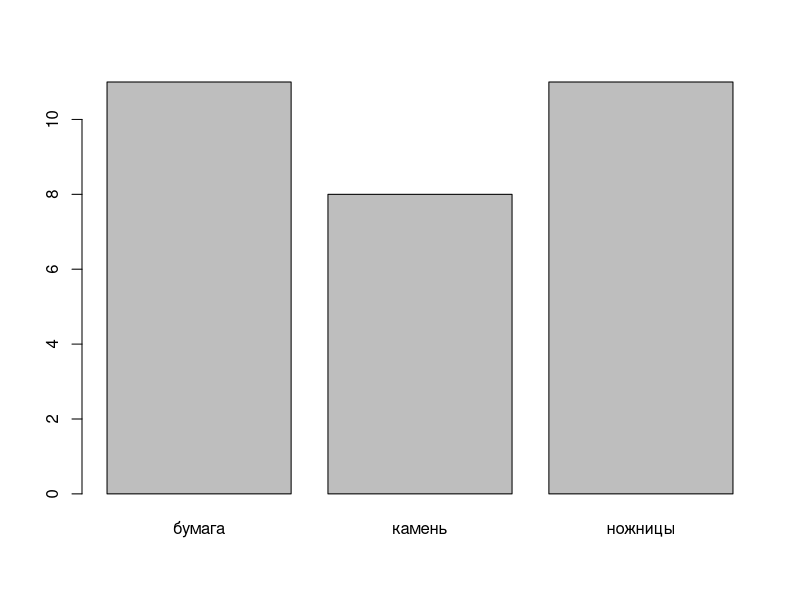
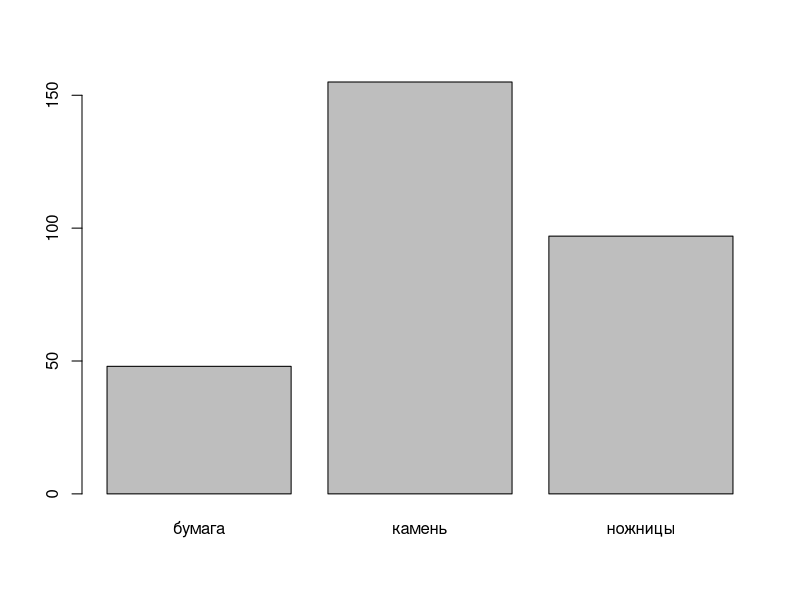
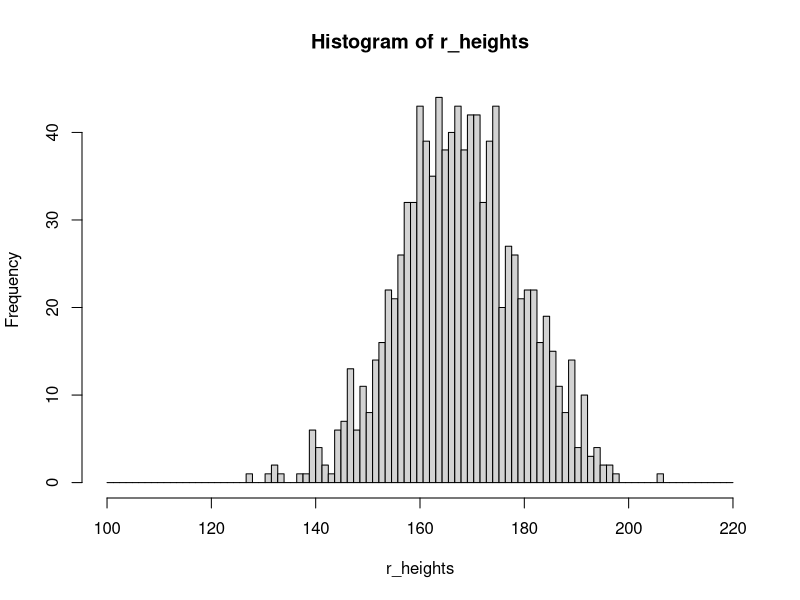
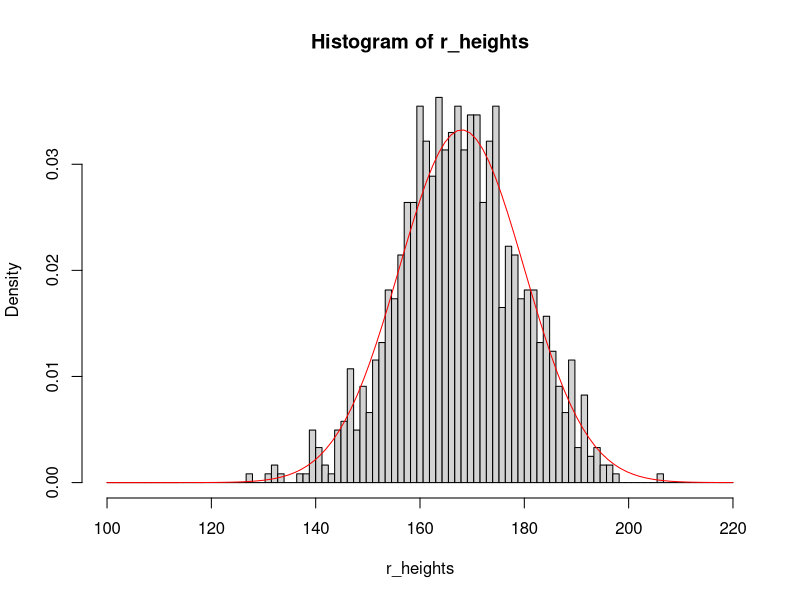

These figures' R source, in order:
## ---- chunk 1
punif(1.7,1,2)
## ---- chunk 2
qunif(0.7,1,2)
## ---- chunk 3

m_height <- 168
std_height <-12
(crit_height <- qnorm(p = 0.80 ,  mean = m_height,sd = std_height ) )

## ---- chunk 4
(r_heights <-  rnorm(1000,  mean = m_height,sd = std_height ))


## ---- chunk 5
mean(r_heights)
sd(r_heights)
quantile(r_heights)
median(r_heights)
summary(r_heights)
## ---- chunk 6
set.seed(123)
sort(sample(1:49,7))
## ---- chunk 7
set.seed(123)
sam1<-sample(c("камень","ножницы","бумага"),30,replace = T)
barplot(table(sam1))
## ---- chunk 8
set.seed(123)
sam1<-sample(c("камень","ножницы","бумага"),300,prob = c(1/2,1/3,1/6),replace = T)
barplot(table(sam1))
## ---- chunk 9
hist(r_heights,breaks = seq(from=100,to=220,length.out = 100))
## ---- chunk 10
hist(r_heights,breaks = seq(from=100,to=220,length.out = 100),freq = F)
curve(expr = dnorm(x,mean = m_height,sd=std_height),from = 100,to=220,add = T,col="red")
## ---- chunk 11
knitr::opts_chunk$set(warning = FALSE)
## ---- chunk 12
library(MASS)
var123=runif(10)
print(var123)
